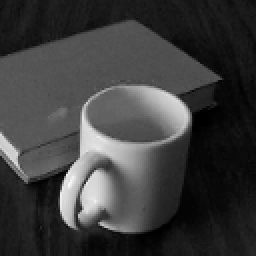
%> input picture Imagenes/taza.bmp, 128 x 128 px (shown 2 times larger)
$ octave Parcial2Practica2.m   (GNU Octave 9; MATLAB toolbox functions it lacks are replaced by stand-ins)
%> lines starting %> are read from the running program, lines starting %| are printed output that depends on the picture
### Practicas/Parcial III/FiltroGaussEspacio.m
function G = FiltroGaussEspacio(sigma)
%Gaussiano PasaBajas en el dominio del espacio

n = ceil(6*sigma); %Techo
if(mod(n,2)==0)
    n = n+1;
end

G = zeros(n);
cx = ceil(n/2);
cy = ceil(n/2);
disp(n)
disp(cx)
disp(cy)

%n = 3

for x=1:n
    for y=1:n
        d=((x-cx)*(x-cx) + (y-cy)*(y-cy));
        z= d/(2*sigma*sigma);
        G(x,y) = exp(-z);
    end
end

### Practicas/Parcial II/Parcial2Practica2.m
close all
imtool close all
ImgOrg = imread("../../Imagenes/taza.bmp");
%> ImgOrg is the input picture: size 128x128 uint8; min 0, max 251, mean 60.7

RuidoGaussiano = imnoise(ImgOrg, "gaussian", 0.02, 0.01);
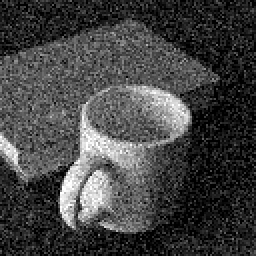
%> RuidoGaussiano: size 128x128 uint8 (shown 2 times larger); min 0, max 255, mean 66.9

%Filtro Caja
W=[1 1 1; 1 1 1; 1 1 1]/9; %Máscara
FiltradoCaja=imfilter(RuidoGaussiano,W,0,'conv');
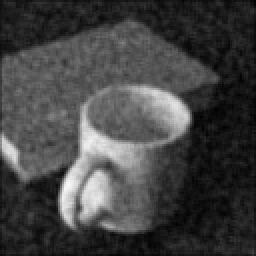
%> FiltradoCaja: size 128x128 uint8 (shown 2 times larger); min 2, max 250, mean 66.5

%Filtro Pesado
W=[1 2 1; 2 4 2; 1 2 1]/16; %Máscara Pesada
FiltradoPesado=imfilter(RuidoGaussiano,W,0,'conv');

%Filtro Gaussiano
sigma = 0.5;
W3 = FiltroGaussEspacio(sigma);
factor = sum(sum(W3));
W3 = FiltroGaussEspacio(sigma)*1/factor;
FiltradoGaussiano = imfilter(RuidoGaussiano, W3,0,'conv');
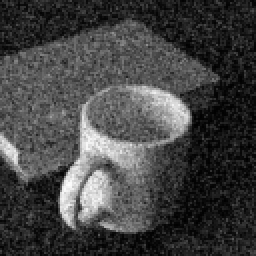
%> FiltradoGaussiano: size 128x128 uint8 (shown 2 times larger); min 0, max 254, mean 66.8

%Visualizacion
figure;
subplot(3,2,1); imshow(ImgOrg,[]); title('Orginal');
subplot(3,2,2); imshow(RuidoGaussiano,[]); title('Ruido Gaussiano');
subplot(3,2,3); imshow(FiltradoCaja,[]); title('Filtrado de Caja');
subplot(3,2,4); imshow(FiltradoPesado,[]); title('Filtrado Pesado');
subplot(3,2,5); imshow(FiltradoGaussiano,[]); title('Filtrado Gaussiano');
subplot(3,2,6); imshow(W3,[]); title('Mascara Gaussiana');
%> after `title('Mascara Gaussiana')`:
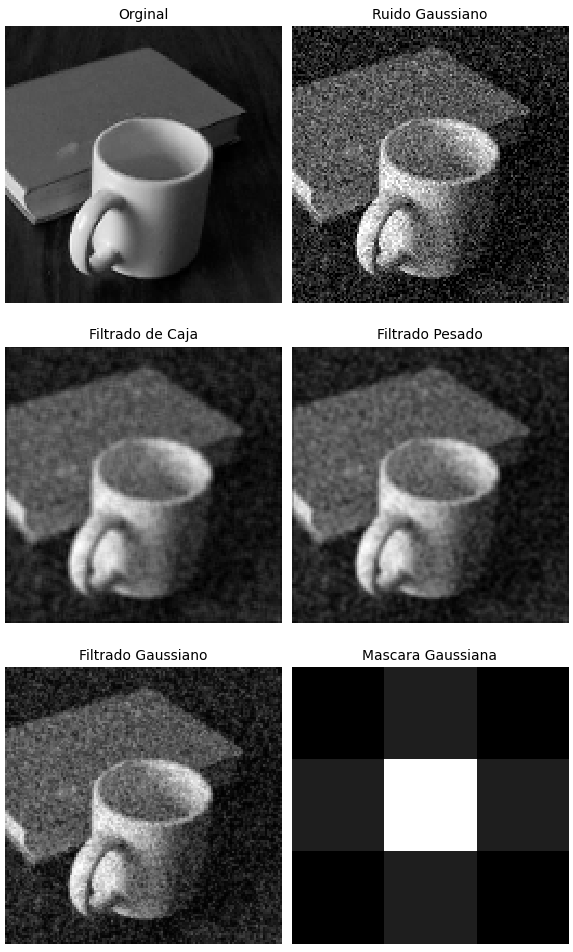
%> figure redrawn from the program's plot data, 6 panels

$ run again, with Imagenes/bola.bmp copied over Imagenes/taza.bmp
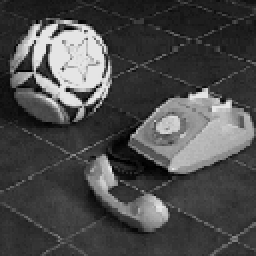
%> input picture Imagenes/bola.bmp, 128 x 128 px (shown 2 times larger)
%> ImgOrg is the input picture: size 128x128 uint8; min 0, max 229, mean 74.6
%> `FiltradoCaja=imfilter(RuidoGaussiano,W,0,'conv');`:
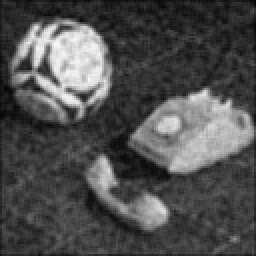
%> FiltradoCaja: size 128x128 uint8 (shown 2 times larger); min 4, max 248, mean 79.2
%> `FiltradoGaussiano = imfilter(RuidoGaussiano, W3,0,'conv');`:
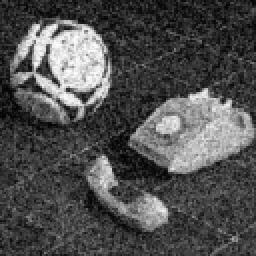
%> FiltradoGaussiano: size 128x128 uint8 (shown 2 times larger); min 2, max 253, mean 79.6

$ run again, with Imagenes/caballo.bmp copied over Imagenes/taza.bmp
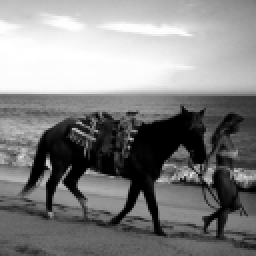
%> input picture Imagenes/caballo.bmp, 128 x 128 px (shown 2 times larger)
%> ImgOrg is the input picture: size 128x128 uint8; min 0, max 255, mean 131.9
%> `FiltradoCaja=imfilter(RuidoGaussiano,W,0,'conv');`:
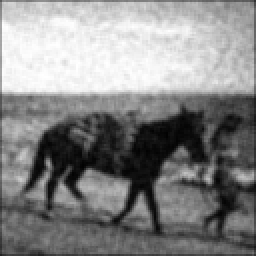
%> FiltradoCaja: size 128x128 uint8 (shown 2 times larger); min 2, max 255, mean 134.4
%> `FiltradoGaussiano = imfilter(RuidoGaussiano, W3,0,'conv');`:
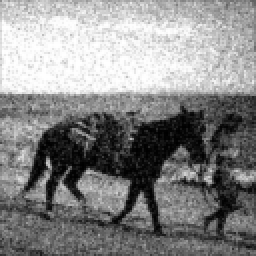
%> FiltradoGaussiano: size 128x128 uint8 (shown 2 times larger); min 0, max 255, mean 135.4
